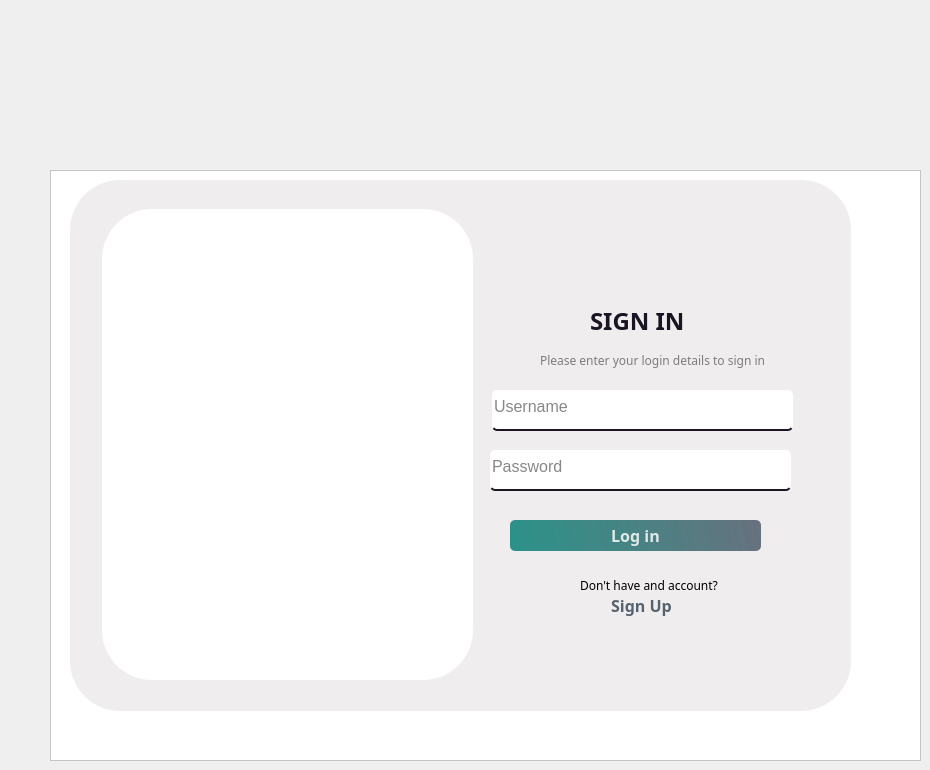
    <widget class="QWidget" name="page">
     <widget class="QFrame" name="frame">
      <property name="geometry">
       <rect>
        <x>50</x>
        <y>170</y>
        <width>871</width>
        <height>591</height>
       </rect>
      </property>
      <property name="autoFillBackground">
       <bool>false</bool>
      </property>
      <property name="styleSheet">
       <string notr="true">background-color: rgb(255, 255, 255);</string>
      </property>
      <property name="frameShape">
       <enum>QFrame::StyledPanel</enum>
      </property>
      <property name="frameShadow">
       <enum>QFrame::Raised</enum>
      </property>
      <widget class="QLabel" name="label">
       <property name="geometry">
        <rect>
         <x>540</x>
         <y>130</y>
         <width>141</width>
         <height>41</height>
        </rect>
       </property>
       <property name="font">
        <font>
         <family>Sitka Banner</family>
         <pointsize>18</pointsize>
         <bold>true</bold>
        </font>
       </property>
       <property name="styleSheet">
        <string notr="true">
background-color: #F0EDEE;
color: #1A1423;
</string>
       </property>
       <property name="text">
        <string>SIGN IN</string>
       </property>
      </widget>
      <widget class="QLabel" name="label_2">
       <property name="geometry">
        <rect>
         <x>490</x>
         <y>180</y>
         <width>231</width>
         <height>20</height>
        </rect>
       </property>
       <property name="font">
        <font>
         <family>Sitka Banner</family>
         <pointsize>9</pointsize>
        </font>
       </property>
       <property name="styleSheet">
        <string notr="true">color:rgb(124, 124, 124);
background-color: #F0EDEE;</string>
       </property>
       <property name="text">
        <string>Please enter your login details to sign in</string>
       </property>
      </widget>
      <widget class="QLineEdit" name="lineEdit">
       <property name="geometry">
        <rect>
         <x>442</x>
         <y>220</y>
         <width>301</width>
         <height>41</height>
        </rect>
       </property>
       <property name="font">
        <font>
         <pointsize>12</pointsize>
        </font>
       </property>
       <property name="styleSheet">
        <string notr="true">border:none;
border-bottom:2px solid rgba(46, 82, 101, 200);
color:rgba(0, 0, 0, 240);
border-bottom-color: rgb(26, 20, 35);
padding-bottom:7px;
border-radius:5px;</string>
       </property>
       <property name="text">
        <string/>
       </property>
       <property name="placeholderText">
        <string>Username</string>
       </property>
      </widget>
      <widget class="QLineEdit" name="lineEdit_2">
       <property name="geometry">
        <rect>
         <x>440</x>
         <y>280</y>
         <width>301</width>
         <height>41</height>
        </rect>
       </property>
       <property name="font">
        <font>
         <pointsize>12</pointsize>
        </font>
       </property>
       <property name="styleSheet">
        <string notr="true">border:none;
border-bottom:2px solid rgba(46, 82, 101, 200);
color:rgba(0, 0, 0, 240);
border-bottom-color: rgb(26, 20, 35);
padding-bottom:7px;
border-radius:5px;</string>
       </property>
       <property name="text">
        <string/>
       </property>
       <property name="echoMode">
        <enum>QLineEdit::Password</enum>
       </property>
       <property name="placeholderText">
        <string>Password</string>
       </property>
      </widget>
      <widget class="QPushButton" name="pushButton">
       <property name="geometry">
        <rect>
         <x>460</x>
         <y>350</y>
         <width>251</width>
         <height>31</height>
        </rect>
       </property>
       <property name="font">
        <font>
         <family>Sitka Banner</family>
         <pointsize>12</pointsize>
         <bold>true</bold>
        </font>
       </property>
       <property name="styleSheet">
        <string notr="true">

QPushButton#pushButton{
	background-color: qlineargradient(spread:pad, x1:0, y1:0.505682, x2:1, y2:0.477, stop:0 rgba(11, 131, 120, 219), stop:1 rgba(85, 98, 112, 226));
	color:rgba(255, 255, 255, 210);
	border-radius:5px;
}

QPushButton#pushButton:hover{
	background-color: qlineargradient(spread:pad, x1:0, y1:0.505682, x2:1, y2:0.477, stop:0 rgba(150, 123, 111, 219), stop:1 rgba(85, 81, 84, 226));
}

QPushButton#pushButton:pressed{
	padding-left:5px;
	padding-top:5px;
	background-color:rgba(150, 123, 111, 255);
}
</string>
       </property>
       <property name="text">
        <string>Log in</string>
       </property>
      </widget>
      <widget class="QLabel" name="label_3">
       <property name="geometry">
        <rect>
         <x>530</x>
         <y>400</y>
         <width>141</width>
         <height>31</height>
        </rect>
       </property>
       <property name="font">
        <font>
         <family>Sitka Banner</family>
        </font>
       </property>
       <property name="styleSheet">
        <string notr="true">
background-color: #F0EDEE;</string>
       </property>
       <property name="text">
        <string>Don't have and account?</string>
       </property>
      </widget>
      <widget class="QLabel" name="label_5">
       <property name="geometry">
        <rect>
         <x>20</x>
         <y>10</y>
         <width>781</width>
         <height>531</height>
        </rect>
       </property>
       <property name="styleSheet">
        <string notr="true">
background-color: #F0EDEE;
border-radius:50px;</string>
       </property>
       <property name="text">
        <string/>
       </property>
       <property name="scaledContents">
        <bool>true</bool>
       </property>
      </widget>
      <widget class="QPushButton" name="pushButton_2">
       <property name="geometry">
        <rect>
         <x>550</x>
         <y>420</y>
         <width>83</width>
         <height>31</height>
        </rect>
       </property>
       <property name="font">
        <font>
         <family>Sitka Banner</family>
         <pointsize>12</pointsize>
         <bold>true</bold>
        </font>
       </property>
       <property name="styleSheet">
        <string notr="true">

QPushButton#pushButton_2{
	background-color: #F0EDEE;
	color:rgba(85, 98, 112, 255);
	border-radius:5px;
}</string>
       </property>
       <property name="text">
        <string>Sign Up</string>
       </property>
      </widget>
      <widget class="QLabel" name="label_7">
       <property name="geometry">
        <rect>
         <x>52</x>
         <y>39</y>
         <width>371</width>
         <height>471</height>
        </rect>
       </property>
       <property name="styleSheet">
        <string notr="true">border-image: url(:/images/gym);
border-image: url(:/images/.png);
border-radius:50px;</string>
       </property>
       <property name="text">
        <string/>
       </property>
      </widget>
      <zorder>label_5</zorder>
      <zorder>label</zorder>
      <zorder>label_2</zorder>
      <zorder>lineEdit</zorder>
      <zorder>lineEdit_2</zorder>
      <zorder>pushButton</zorder>
      <zorder>label_3</zorder>
      <zorder>pushButton_2</zorder>
      <zorder>label_7</zorder>
     </widget>
    </widget>
